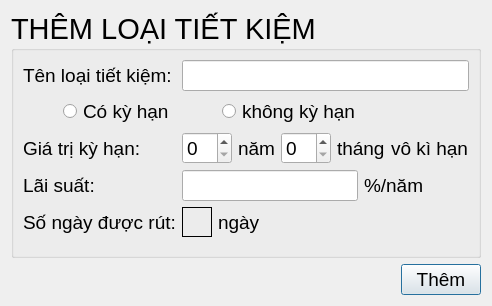
<?xml version="1.0" encoding="UTF-8"?>
<ui version="4.0">
 <class>ThemKyHan</class>
 <widget class="QDialog" name="ThemKyHan">
  <property name="geometry">
   <rect>
    <x>0</x>
    <y>0</y>
    <width>489</width>
    <height>306</height>
   </rect>
  </property>
  <property name="windowTitle">
   <string>Dialog</string>
  </property>
  <layout class="QVBoxLayout" name="verticalLayout">
   <item>
    <widget class="QGroupBox" name="groupBox">
     <property name="font">
      <font>
       <pointsize>22</pointsize>
      </font>
     </property>
     <property name="title">
      <string>THÊM LOẠI TIẾT KIỆM</string>
     </property>
     <layout class="QVBoxLayout" name="verticalLayout_2">
      <item>
       <layout class="QFormLayout" name="formLayout">
        <item row="0" column="0">
         <widget class="QLabel" name="label">
          <property name="font">
           <font>
            <pointsize>14</pointsize>
           </font>
          </property>
          <property name="text">
           <string>Tên loại tiết kiệm:</string>
          </property>
         </widget>
        </item>
        <item row="0" column="1">
         <widget class="QLineEdit" name="tenloaikyhan">
          <property name="font">
           <font>
            <pointsize>14</pointsize>
           </font>
          </property>
         </widget>
        </item>
        <item row="1" column="0">
         <layout class="QHBoxLayout" name="horizontalLayout_6">
          <item>
           <spacer name="horizontalSpacer_7">
            <property name="orientation">
             <enum>Qt::Horizontal</enum>
            </property>
            <property name="sizeType">
             <enum>QSizePolicy::Maximum</enum>
            </property>
            <property name="sizeHint" stdset="0">
             <size>
              <width>40</width>
              <height>20</height>
             </size>
            </property>
           </spacer>
          </item>
          <item>
           <widget class="QRadioButton" name="radioButton_2">
            <property name="font">
             <font>
              <pointsize>14</pointsize>
             </font>
            </property>
            <property name="text">
             <string>Có kỳ hạn</string>
            </property>
           </widget>
          </item>
         </layout>
        </item>
        <item row="1" column="1">
         <layout class="QHBoxLayout" name="horizontalLayout_5">
          <item>
           <spacer name="horizontalSpacer_4">
            <property name="orientation">
             <enum>Qt::Horizontal</enum>
            </property>
            <property name="sizeType">
             <enum>QSizePolicy::Ignored</enum>
            </property>
            <property name="sizeHint" stdset="0">
             <size>
              <width>40</width>
              <height>20</height>
             </size>
            </property>
           </spacer>
          </item>
          <item>
           <widget class="QRadioButton" name="radioButton">
            <property name="font">
             <font>
              <pointsize>14</pointsize>
             </font>
            </property>
            <property name="text">
             <string>không kỳ hạn</string>
            </property>
           </widget>
          </item>
          <item>
           <spacer name="horizontalSpacer_5">
            <property name="orientation">
             <enum>Qt::Horizontal</enum>
            </property>
            <property name="sizeHint" stdset="0">
             <size>
              <width>40</width>
              <height>20</height>
             </size>
            </property>
           </spacer>
          </item>
         </layout>
        </item>
        <item row="2" column="0">
         <widget class="QLabel" name="label_2">
          <property name="font">
           <font>
            <pointsize>14</pointsize>
           </font>
          </property>
          <property name="text">
           <string>Giá trị kỳ hạn:</string>
          </property>
         </widget>
        </item>
        <item row="2" column="1">
         <layout class="QHBoxLayout" name="horizontalLayout_2">
          <item>
           <widget class="QSpinBox" name="spinBox_2">
            <property name="font">
             <font>
              <pointsize>14</pointsize>
             </font>
            </property>
           </widget>
          </item>
          <item>
           <widget class="QLabel" name="label_6">
            <property name="font">
             <font>
              <pointsize>14</pointsize>
             </font>
            </property>
            <property name="text">
             <string>năm</string>
            </property>
           </widget>
          </item>
          <item>
           <widget class="QSpinBox" name="spinBox">
            <property name="font">
             <font>
              <pointsize>14</pointsize>
             </font>
            </property>
           </widget>
          </item>
          <item>
           <widget class="QLabel" name="label_5">
            <property name="font">
             <font>
              <pointsize>14</pointsize>
             </font>
            </property>
            <property name="text">
             <string>tháng</string>
            </property>
           </widget>
          </item>
          <item>
           <widget class="QLabel" name="label_9">
            <property name="font">
             <font>
              <pointsize>14</pointsize>
             </font>
            </property>
            <property name="text">
             <string>vô kì hạn</string>
            </property>
           </widget>
          </item>
         </layout>
        </item>
        <item row="3" column="0">
         <widget class="QLabel" name="label_3">
          <property name="font">
           <font>
            <pointsize>14</pointsize>
           </font>
          </property>
          <property name="text">
           <string>Lãi suất:</string>
          </property>
         </widget>
        </item>
        <item row="3" column="1">
         <layout class="QHBoxLayout" name="horizontalLayout_3">
          <item>
           <widget class="QLineEdit" name="laisuat">
            <property name="font">
             <font>
              <pointsize>14</pointsize>
             </font>
            </property>
           </widget>
          </item>
          <item>
           <widget class="QLabel" name="label_7">
            <property name="font">
             <font>
              <pointsize>14</pointsize>
             </font>
            </property>
            <property name="text">
             <string>%/năm</string>
            </property>
           </widget>
          </item>
          <item>
           <spacer name="horizontalSpacer_3">
            <property name="orientation">
             <enum>Qt::Horizontal</enum>
            </property>
            <property name="sizeHint" stdset="0">
             <size>
              <width>40</width>
              <height>20</height>
             </size>
            </property>
           </spacer>
          </item>
         </layout>
        </item>
        <item row="4" column="0">
         <widget class="QLabel" name="label_4">
          <property name="font">
           <font>
            <pointsize>14</pointsize>
           </font>
          </property>
          <property name="text">
           <string>Số ngày được rút:</string>
          </property>
         </widget>
        </item>
        <item row="4" column="1">
         <layout class="QHBoxLayout" name="horizontalLayout_4">
          <item>
           <widget class="QLabel" name="songayduocrut">
            <property name="minimumSize">
             <size>
              <width>30</width>
              <height>30</height>
             </size>
            </property>
            <property name="font">
             <font>
              <pointsize>14</pointsize>
             </font>
            </property>
            <property name="frameShape">
             <enum>QFrame::Box</enum>
            </property>
            <property name="text">
             <string/>
            </property>
            <property name="textFormat">
             <enum>Qt::AutoText</enum>
            </property>
           </widget>
          </item>
          <item>
           <widget class="QLabel" name="label_8">
            <property name="font">
             <font>
              <pointsize>14</pointsize>
             </font>
            </property>
            <property name="text">
             <string>ngày</string>
            </property>
           </widget>
          </item>
          <item>
           <spacer name="horizontalSpacer_2">
            <property name="orientation">
             <enum>Qt::Horizontal</enum>
            </property>
            <property name="sizeHint" stdset="0">
             <size>
              <width>40</width>
              <height>20</height>
             </size>
            </property>
           </spacer>
          </item>
         </layout>
        </item>
       </layout>
      </item>
     </layout>
    </widget>
   </item>
   <item>
    <layout class="QHBoxLayout" name="horizontalLayout">
     <item>
      <spacer name="horizontalSpacer">
       <property name="orientation">
        <enum>Qt::Horizontal</enum>
       </property>
       <property name="sizeHint" stdset="0">
        <size>
         <width>40</width>
         <height>20</height>
        </size>
       </property>
      </spacer>
     </item>
     <item>
      <widget class="QPushButton" name="pushButton">
       <property name="font">
        <font>
         <pointsize>14</pointsize>
        </font>
       </property>
       <property name="text">
        <string>Thêm</string>
       </property>
      </widget>
     </item>
    </layout>
   </item>
  </layout>
 </widget>
 <resources/>
 <connections/>
</ui>
